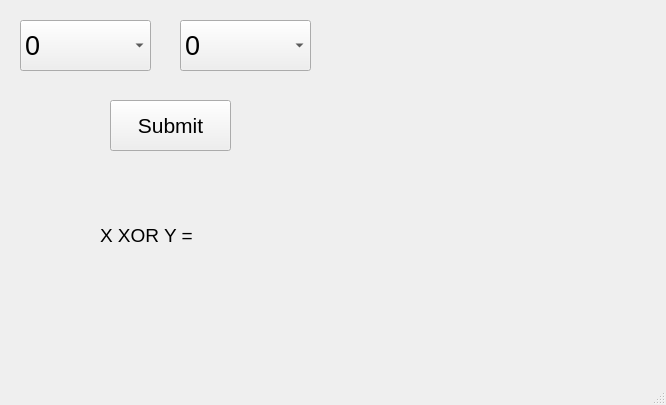
<?xml version="1.0" encoding="UTF-8"?>
<ui version="4.0">
 <class>MainWindow</class>
 <widget class="QMainWindow" name="MainWindow">
  <property name="geometry">
   <rect>
    <x>0</x>
    <y>0</y>
    <width>666</width>
    <height>405</height>
   </rect>
  </property>
  <property name="windowTitle">
   <string>MainWindow</string>
  </property>
  <widget class="QWidget" name="centralwidget">
   <widget class="QComboBox" name="comboBoxX">
    <property name="geometry">
     <rect>
      <x>20</x>
      <y>20</y>
      <width>131</width>
      <height>51</height>
     </rect>
    </property>
    <property name="font">
     <font>
      <pointsize>20</pointsize>
     </font>
    </property>
    <item>
     <property name="text">
      <string>0</string>
     </property>
    </item>
    <item>
     <property name="text">
      <string>1</string>
     </property>
    </item>
   </widget>
   <widget class="QComboBox" name="comboBoxY">
    <property name="geometry">
     <rect>
      <x>180</x>
      <y>20</y>
      <width>131</width>
      <height>51</height>
     </rect>
    </property>
    <property name="font">
     <font>
      <pointsize>20</pointsize>
     </font>
    </property>
    <item>
     <property name="text">
      <string>0</string>
     </property>
    </item>
    <item>
     <property name="text">
      <string>1</string>
     </property>
    </item>
   </widget>
   <widget class="QPushButton" name="submit">
    <property name="geometry">
     <rect>
      <x>110</x>
      <y>100</y>
      <width>121</width>
      <height>51</height>
     </rect>
    </property>
    <property name="font">
     <font>
      <pointsize>16</pointsize>
     </font>
    </property>
    <property name="text">
     <string>Submit</string>
    </property>
   </widget>
   <widget class="QLabel" name="label">
    <property name="geometry">
     <rect>
      <x>100</x>
      <y>210</y>
      <width>161</width>
      <height>51</height>
     </rect>
    </property>
    <property name="font">
     <font>
      <pointsize>14</pointsize>
     </font>
    </property>
    <property name="text">
     <string>X XOR Y = </string>
    </property>
   </widget>
  </widget>
  <widget class="QMenuBar" name="menubar">
   <property name="geometry">
    <rect>
     <x>0</x>
     <y>0</y>
     <width>666</width>
     <height>21</height>
    </rect>
   </property>
  </widget>
  <widget class="QStatusBar" name="statusbar"/>
 </widget>
 <resources/>
 <connections/>
</ui>
